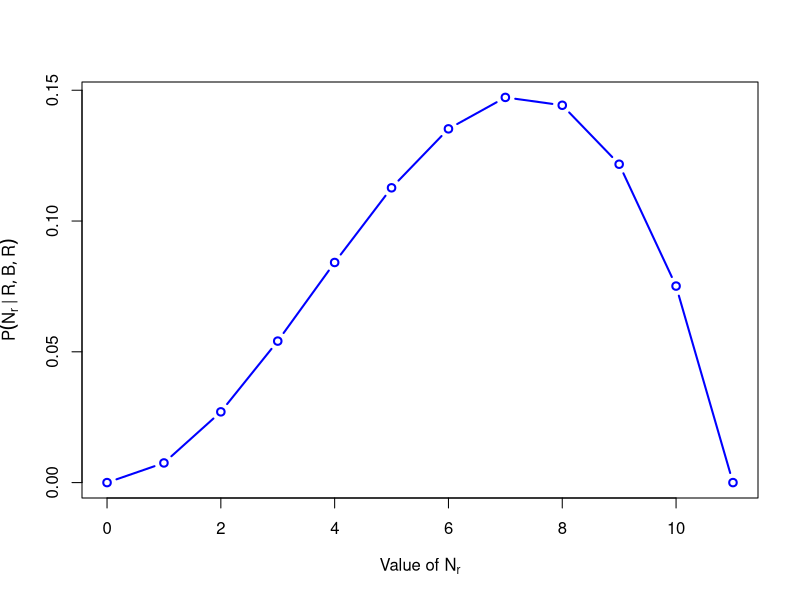

This figure's R source:
## Urn example for lecture.

Nr <- seq(0, 11)

lik <- Nr^2*(11-Nr)/11^3

png("urn_posterior.png", width=800, height=600, pointsize=20)
plot(Nr, lik, 'b', col='blue', lwd=2,
     xlab = expression(paste('Value of ', N[r])),
     ylab = expression(P(N[r] ~ '|' ~ R,B,R)))
dev.off()
